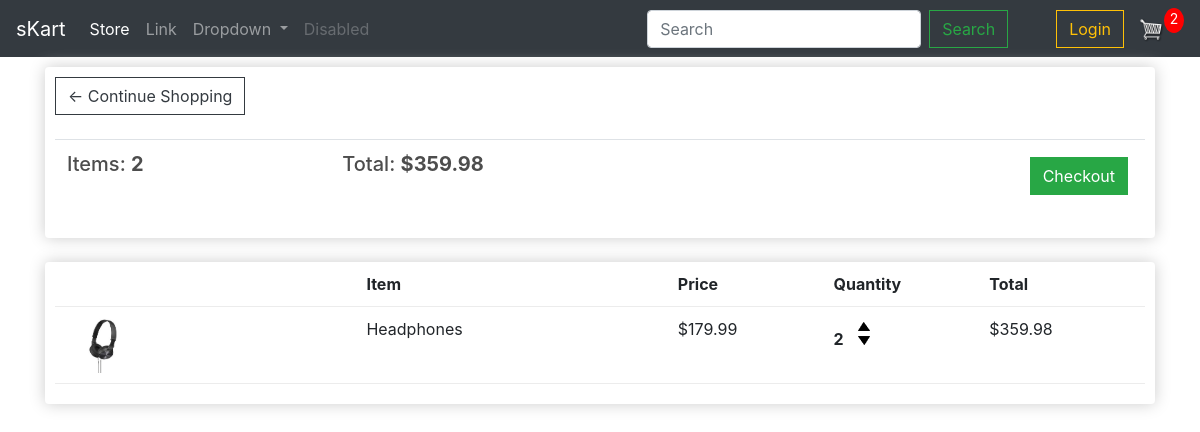
The app's page /cart/ (signed in) with its own data.
### store/models.py (models this page shows, shortened)
class Order(models.Model):
    customer = models.ForeignKey(Customer, on_delete=models.SET_NULL, blank=True, null=True)
    date_ordered = models.DateTimeField(auto_now_add=True)
    complete = models.BooleanField(default=False, null=True, blank=False)
    transaction_id = models.CharField(max_length=200, null=True)
    '''
    Returns the total value off all items in cart taking into account the quantity
    of each item
    '''
    @property
    def get_cart_total(self):
        orderitems = self.orderitem_set.all()
        total = sum(item.get_total for item in orderitems)
        return total
    '''
    Returns the sum total of the number of items of each type
    '''
    @property
    def get_cart_items(self):
        orderitems = self.orderitem_set.all()
        total = sum(item.quantity for item in orderitems)
        return total

class OrderItem(models.Model):
    product = models.ForeignKey(Product, on_delete=models.SET_NULL, blank=True, null=True)
    order = models.ForeignKey(Order, on_delete=models.SET_NULL, blank=True, null=True)
    quantity = models.IntegerField(default=0, null=True, blank=True)
    date_added = models.DateTimeField(auto_now_add=True)
    @property
    def get_total(self):
        total = self.product.price * self.quantity
        return total

class Product(models.Model):
    name = models.CharField(max_length=200, null=True)
    price = models.DecimalField(max_digits=7, decimal_places=2)
    digital = models.BooleanField(default=False, null=True, blank=False)
    category = models.CharField(max_length=200, null=True)
    image = models.ImageField(null=True, blank=True)
    @property
    def imageURL(self):
        try:
            url = self.image.url
        except:
            url = ''
        return url

### store/views.py (the view)
# urls.py: path('cart/', views.cart, name = 'cart'),
def cart(request):
    data = cartData(request)
    items = data['items']
    order = data['order']
    cartItems = data['cartItems']
    context = {'items':items, 'order': order, 'cartItems':cartItems}
    return render(request, 'store/cart.html', context)

### store/utils.py (called while the page is built)
def cartData(request):
    if request.user.is_authenticated:
        customer = request.user.customer
        order, created = Order.objects.get_or_create(customer=customer, complete=False)
        items = order.orderitem_set.all()
        cartItems = order.get_cart_items
    else:
        cookieData = cookieCart(request)
        items = cookieData['items']
        order = cookieData['order']
        cartItems = cookieData['cartItems']
    return {'cartItems':cartItems, 'order':order, 'items':items}

### store/templates/store/cart.html
{% extends 'store/main.html' %}
{% load static %}
{% block content %}
  <div class="row">
    <div class="col-lg-12">
      <div class="box-element">
        <a class = "btn btn-outline-dark" href="{% url 'store' %}">&#x2190; Continue Shopping</a>
        <br>
        <br>
        <table class = "table">
          <tr>
            <th><h5>Items: <strong>{{ order.get_cart_items }}</strong></h5></th>
            <th><h5>Total: <strong>${{ order.get_cart_total|floatformat:2 }}</strong></h5></th>
            <th>
              <a style = "float:right; margin:5px" class = "btn btn-success"
                  href="{% url 'checkout' %}">Checkout</a>
            </th>
          </tr>
        </table>
      </div>
      <br>
      <div class="box-element">
        <div class="cart-row">
          <div style="flex:2"></div>
          <div style="flex:2"><strong>Item</strong></div>
          <div style="flex:1"><strong>Price</strong></div>
          <div style="flex:1"><strong>Quantity</strong></div>
          <div style="flex:1"><strong>Total</strong></div>
        </div>
        {% for item in items %}
        <div class="cart-row">
          <div style="flex:2"><img class = "row-image" src="{{ item.product.imageURL }}"></div>
          <div style="flex:2">{{ item.product.name }}</div>
          <div style="flex:1">${{ item.product.price|floatformat:2 }}</div>
          <div style="flex:1">
            <p class = "quantity">{{ item.quantity }}</p>
            <div class="quantity">
              <img data-product={{item.product.id}} data-action="add" class = "chg-quantity update-cart" src="{% static 'images/arrow-up.png' %}">
              <img data-product={{item.product.id}} data-action="remove" class = "chg-quantity update-cart" src="{% static 'images/arrow-down.png' %}">
            </div>
          </div>
          <div style="flex:1">${{ item.get_total }}</div>
        </div>
        {% endfor %}
      </div>
    </div>
  </div>
{% endblock %}

### static/css/main.css (style rules this page uses)
h1,h2,h3,h4,h5,h6 { color:hsl(0, 0%, 30%); }
.box-element { box-shadow:hsl(0, 0%, 80%) 0 0 16px; background-color: #fff; border-radius: 4px; padding: 10px; }
.col-lg-4, .col-lg-6, .col-lg-8, .col-lg-12 { margin-top: 10px; }
.btn { border-radius: 0; }
.row-image { width: 100px; }
.cart-row { display: flex; align-items: flex-stretch; padding-bottom: 10px; margin-bottom: 10px; border-bottom: 1px solid #ececec; }
.quantity { display: inline-block; font-weight: 700; padding-right:10px; }
.chg-quantity { width: 12px; cursor: pointer; display: block; margin-top: 5px; transition:.1s; }

### records on screen
Order: get_cart_items "2", get_cart_total "359.98"
OrderItem: product.imageURL (picture), product.name "Headphones", product.price "179.99", quantity "2", get_total "359.98"

### other values on screen
{{ cartItems }} "2"
